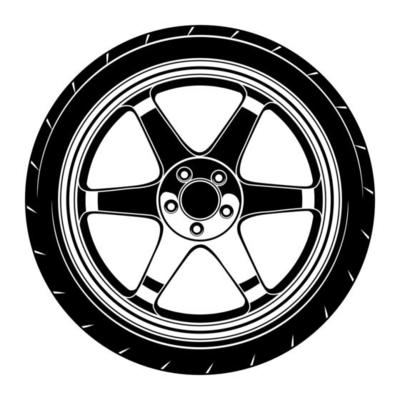
#> input picture car_wheel.jpg, 400 x 400 px
$ jupyter execute --allow-errors autoencoder.ipynb   (shell and % lines are left out)
#> lines starting #> are read from the running program, lines starting #| are printed output that depends on the picture
[cell 1]
#flatten the dataset
import os
import shutil

source_dir = "/content/kaggledataset"
destination_dir = "/content/flattened_cookie"

os.makedirs(destination_dir, exist_ok=True)


for root, _, files in os.walk(source_dir):
    for file in files:
        source_path = os.path.join(root, file)
        destination_path = os.path.join(destination_dir, file)
        shutil.move(source_path, destination_path)

print(f"Files flattened from '{source_dir}' to '{destination_dir}'")

## Gotta check the size of the images

[cell 2]
import os
from PIL import Image

dataset_dir = "/content/flattened_cookie"

image_sizes = {}

#> (the rest of this cell did not finish here and is left out)

[cell 3]
# prompt: resize the image to 128x128 and display some of them. make it blurry

import os
from PIL import Image, ImageFilter

# Define the target size and blur radius
target_size = (128, 128)
blur_radius = 2

# Specify the directory containing the images
dataset_dir = "/content/flattened_cookie"

# Create a directory to store the resized and blurred images
output_dir = "/content/resized_blurred_images"
os.makedirs(output_dir, exist_ok=True)

# Iterate through the images in the directory
image_count = 0
#> (the rest of this cell did not finish here and is left out)

[cell 4]
# Create a directory to store the grayscale images
grayscale_dir = "/content/grayscale_images"
os.makedirs(grayscale_dir, exist_ok=True)

# Iterate through the resized and blurred images
#> (the rest of this cell did not finish here and is left out)

[cell 5]
import torch
import torch.nn as nn
import torch.optim as optim
from torch.utils.data import DataLoader, random_split
from torchvision import transforms, datasets
import os
import matplotlib.pyplot as plt

[cell 6]
import torch
import torch.nn as nn
import torch.nn.functional as F

class ColorAutoencoder(nn.Module):
    # [51 lines left out: functions __init__, forward, not called in this run]

[cell 7]
# Custom dataset to load grayscale and color images with the same name
class GrayscaleColorDataset(torch.utils.data.Dataset):
    # [6 lines left out: function __init__, not called in this run]

    def __len__(self):
        return len(self.image_names)

    # [12 lines left out: function __getitem__, not called in this run]

#> (a cell that did not finish here is left out)

[cell 9]
def process_image(image_path):
#> called with image_path = 'car_wheel.jpg'
    try:
        img = Image.open(image_path).convert("RGB")
        img = img.resize((128, 128))  # Resize
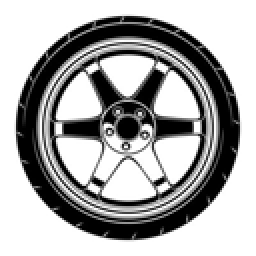
#> img: PIL image 128x128 RGB (shown 2 times larger); min 0, max 255, mean 170.5

        # Grayscale conversion
        grayscale_img = img.convert("L")
        grayscale_img_tensor = transforms.ToTensor()(grayscale_img).unsqueeze(0).to(device)

        # Color autoencoder
        with torch.no_grad():
            color_output = color_model(grayscale_img_tensor)

        # Convert to PIL Image and save or display
        color_output = color_output.squeeze(0).cpu().numpy().transpose(1, 2, 0)
        color_output = (color_output * 255).astype("uint8")
        color_output_image = Image.fromarray(color_output)

        return color_output_image

    except Exception as e:
        print(f"Error processing {image_path}: {e}")
        return None

#> (the rest of this cell did not finish here and is left out)
